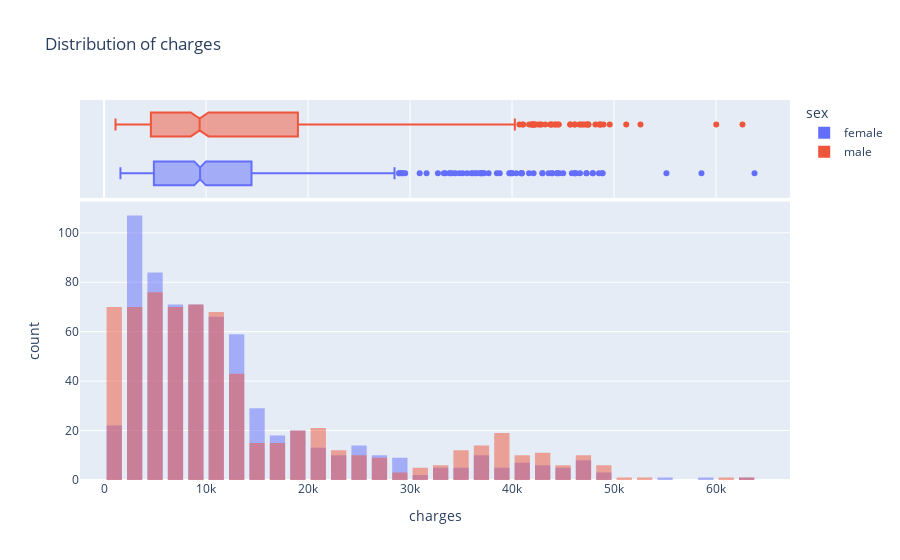

Notebook cell for this chart:
### Markdown cell above
**Task 2**: Visualize the distribution of medical charges (`charges`) as an interactive plotly histogram, split by feature categories:
1. `sex`
2. `region`

Add a marginal boxplot above for the discrete feature categories.
Use the visualization example from the lecture.
Describe your observations.

### Code cell
fig_1 = px.histogram(medical_df, x="charges", color="sex", marginal='box', nbins=40, title="Distribution of charges", barmode="overlay")
fig_1.update_layout(bargap=0.25)
fig_1.show()

### Figure 1 — Plotly figure (JSON) as saved in the notebook; plotly's stock layout.template omitted (floating-point values rounded to 4 significant figures; data arrays with more than 128 entries replaced by an {"elided": "..."} marker saying what was removed)
{"data": [{"alignmentgroup": "True", "bingroup": "x", "hovertemplate": "sex=female<br>charges=%{x}<br>count=%{y}<extra></extra>", "legendgroup": "female", "marker": {"color": "#636efa", "opacity": 0.5, "pattern": {"shape": ""}}, "name": "female", "nbinsx": 40, "offsetgroup": "female", "orientation": "v", "showlegend": true, "type": "histogram", "x": {"elided": "662 float values"}, "xaxis": "x", "yaxis": "y"}, {"alignmentgroup": "True", "hovertemplate": "sex=female<br>charges=%{x}<extra></extra>", "legendgroup": "female", "marker": {"color": "#636efa"}, "name": "female", "notched": true, "offsetgroup": "female", "showlegend": false, "type": "box", "x": {"elided": "662 float values"}, "xaxis": "x2", "yaxis": "y2"}, {"alignmentgroup": "True", "bingroup": "x", "hovertemplate": "sex=male<br>charges=%{x}<br>count=%{y}<extra></extra>", "legendgroup": "male", "marker": {"color": "#EF553B", "opacity": 0.5, "pattern": {"shape": ""}}, "name": "male", "nbinsx": 40, "offsetgroup": "male", "orientation": "v", "showlegend": true, "type": "histogram", "x": {"elided": "676 float values"}, "xaxis": "x", "yaxis": "y"}, {"alignmentgroup": "True", "hovertemplate": "sex=male<br>charges=%{x}<extra></extra>", "legendgroup": "male", "marker": {"color": "#EF553B"}, "name": "male", "notched": true, "offsetgroup": "male", "showlegend": false, "type": "box", "x": {"elided": "676 float values"}, "xaxis": "x2", "yaxis": "y2"}], "layout": {"bargap": 0.25, "barmode": "overlay", "legend": {"title": {"text": "sex"}, "tracegroupgap": 0}, "title": {"text": "Distribution of charges"}, "xaxis": {"anchor": "y", "domain": [0, 1], "title": {"text": "charges"}}, "xaxis2": {"anchor": "y2", "domain": [0, 1], "matches": "x", "showgrid": true, "showticklabels": false}, "yaxis": {"anchor": "x", "domain": [0, 0.7326], "title": {"text": "count"}}, "yaxis2": {"anchor": "x2", "domain": [0.7426, 1], "matches": "y2", "showgrid": false, "showline": false, "showticklabels": false, "ticks": ""}}}
